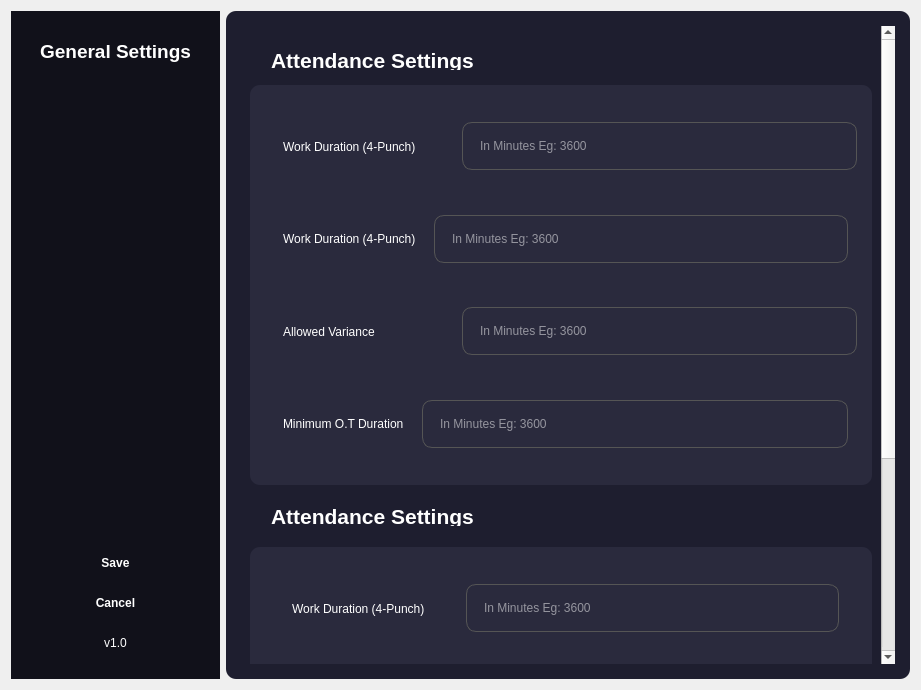
<?xml version="1.0" encoding="UTF-8"?>
<ui version="4.0">
 <class>Dialog</class>
 <widget class="QDialog" name="Dialog">
  <property name="geometry">
   <rect>
    <x>0</x>
    <y>0</y>
    <width>921</width>
    <height>690</height>
   </rect>
  </property>
  <property name="minimumSize">
   <size>
    <width>0</width>
    <height>0</height>
   </size>
  </property>
  <property name="maximumSize">
   <size>
    <width>16777215</width>
    <height>690</height>
   </size>
  </property>
  <property name="windowTitle">
   <string>Device Configuration</string>
  </property>
  <property name="styleSheet">
   <string notr="true">
QLineEdit {
    background-color: #3a3a4f;
    border: 1px solid #555;
    border-radius: 6px;
    padding: 0px;
    color: white;
}

QLineEdit:focus {
    border: 1px solid #4da3ff;
}

QPushButton {
    background-color: #4da3ff;
    border-radius: 6px;
    padding: 8px;
    font-weight: bold;
    color: white;
}

QPushButton:hover {
    background-color: #6db5ff;
}

QPushButton:pressed {
    background-color: #2d7fd3;
}
</string>
  </property>
  <layout class="QHBoxLayout">
   <item>
    <widget class="QFrame" name="sidebar">
     <property name="minimumSize">
      <size>
       <width>0</width>
       <height>0</height>
      </size>
     </property>
     <property name="maximumSize">
      <size>
       <width>210</width>
       <height>16777215</height>
      </size>
     </property>
     <property name="styleSheet">
      <string notr="true">
       background-color: #11111a;
       color: white;
       padding: 10px;
      </string>
     </property>
     <layout class="QVBoxLayout">
      <item>
       <widget class="QLabel" name="app_name">
        <property name="styleSheet">
         <string notr="true">
          font-size: 14pt;
          font-weight: bold;
         </string>
        </property>
        <property name="text">
         <string>General Settings</string>
        </property>
        <property name="alignment">
         <set>Qt::AlignCenter</set>
        </property>
       </widget>
      </item>
      <item>
       <spacer>
        <property name="orientation">
         <enum>Qt::Vertical</enum>
        </property>
        <property name="sizeHint" stdset="0">
         <size>
          <width>0</width>
          <height>0</height>
         </size>
        </property>
       </spacer>
      </item>
      <item>
       <widget class="QPushButton" name="btn_save_2">
        <property name="text">
         <string>Save</string>
        </property>
       </widget>
      </item>
      <item>
       <widget class="QPushButton" name="btn_cancel_2">
        <property name="text">
         <string>Cancel</string>
        </property>
       </widget>
      </item>
      <item>
       <widget class="QLabel" name="label">
        <property name="text">
         <string>v1.0</string>
        </property>
        <property name="alignment">
         <set>Qt::AlignCenter</set>
        </property>
       </widget>
      </item>
     </layout>
    </widget>
   </item>
   <item>
    <widget class="QScrollArea" name="scrollArea">
     <property name="sizePolicy">
      <sizepolicy hsizetype="Expanding" vsizetype="Expanding">
       <horstretch>0</horstretch>
       <verstretch>0</verstretch>
      </sizepolicy>
     </property>
     <property name="minimumSize">
      <size>
       <width>0</width>
       <height>0</height>
      </size>
     </property>
     <property name="styleSheet">
      <string notr="true">
       background-color: #1e1e2f;
       border-radius: 10px;
       padding: 15px;
       color: white;
      </string>
     </property>
     <property name="widgetResizable">
      <bool>true</bool>
     </property>
     <widget class="QWidget" name="scrollAreaWidgetContents">
      <property name="geometry">
       <rect>
        <x>0</x>
        <y>0</y>
        <width>645</width>
        <height>934</height>
       </rect>
      </property>
      <layout class="QVBoxLayout" name="verticalLayout_13">
       <item>
        <layout class="QVBoxLayout" name="verticalLayout" stretch="0,0">
         <property name="spacing">
          <number>0</number>
         </property>
         <item>
          <widget class="QLabel" name="title">
           <property name="maximumSize">
            <size>
             <width>16777215</width>
             <height>50</height>
            </size>
           </property>
           <property name="styleSheet">
            <string notr="true">
          font-size: 16pt;
          font-weight: bold;
         </string>
           </property>
           <property name="text">
            <string>Attendance Settings</string>
           </property>
          </widget>
         </item>
         <item>
          <widget class="QFrame" name="card">
           <property name="sizePolicy">
            <sizepolicy hsizetype="Expanding" vsizetype="Expanding">
             <horstretch>0</horstretch>
             <verstretch>0</verstretch>
            </sizepolicy>
           </property>
           <property name="minimumSize">
            <size>
             <width>0</width>
             <height>400</height>
            </size>
           </property>
           <property name="maximumSize">
            <size>
             <width>16777215</width>
             <height>500</height>
            </size>
           </property>
           <property name="styleSheet">
            <string notr="true">
          background-color: #2a2a3d;
          border-radius: 10px;
          padding: 15px;
         </string>
           </property>
           <layout class="QVBoxLayout" name="verticalLayout_6">
            <property name="spacing">
             <number>0</number>
            </property>
            <property name="leftMargin">
             <number>0</number>
            </property>
            <property name="topMargin">
             <number>0</number>
            </property>
            <property name="rightMargin">
             <number>0</number>
            </property>
            <property name="bottomMargin">
             <number>0</number>
            </property>
            <item>
             <widget class="QWidget" name="widget" native="true">
              <layout class="QVBoxLayout" name="verticalLayout_2">
               <property name="spacing">
                <number>0</number>
               </property>
               <property name="leftMargin">
                <number>0</number>
               </property>
               <property name="topMargin">
                <number>0</number>
               </property>
               <property name="rightMargin">
                <number>0</number>
               </property>
               <property name="bottomMargin">
                <number>0</number>
               </property>
               <item>
                <widget class="QWidget" name="widget_2" native="true">
                 <layout class="QHBoxLayout" name="horizontalLayout" stretch="1,2">
                  <property name="spacing">
                   <number>0</number>
                  </property>
                  <property name="leftMargin">
                   <number>0</number>
                  </property>
                  <property name="topMargin">
                   <number>0</number>
                  </property>
                  <property name="rightMargin">
                   <number>0</number>
                  </property>
                  <property name="bottomMargin">
                   <number>0</number>
                  </property>
                  <item>
                   <widget class="QLabel" name="label_7">
                    <property name="maximumSize">
                     <size>
                      <width>200</width>
                      <height>16777215</height>
                     </size>
                    </property>
                    <property name="text">
                     <string>Work Duration (4-Punch)</string>
                    </property>
                    <property name="alignment">
                     <set>Qt::AlignLeading|Qt::AlignLeft|Qt::AlignVCenter</set>
                    </property>
                   </widget>
                  </item>
                  <item>
                   <widget class="QLineEdit" name="lineEdit">
                    <property name="enabled">
                     <bool>true</bool>
                    </property>
                    <property name="sizePolicy">
                     <sizepolicy hsizetype="Expanding" vsizetype="Fixed">
                      <horstretch>0</horstretch>
                      <verstretch>0</verstretch>
                     </sizepolicy>
                    </property>
                    <property name="minimumSize">
                     <size>
                      <width>100</width>
                      <height>0</height>
                     </size>
                    </property>
                    <property name="maximumSize">
                     <size>
                      <width>500</width>
                      <height>16777215</height>
                     </size>
                    </property>
                    <property name="mouseTracking">
                     <bool>false</bool>
                    </property>
                    <property name="tabletTracking">
                     <bool>false</bool>
                    </property>
                    <property name="statusTip">
                     <string notr="true"/>
                    </property>
                    <property name="whatsThis">
                     <string notr="true"/>
                    </property>
                    <property name="layoutDirection">
                     <enum>Qt::LeftToRight</enum>
                    </property>
                    <property name="placeholderText">
                     <string>In Minutes Eg: 3600</string>
                    </property>
                   </widget>
                  </item>
                 </layout>
                </widget>
               </item>
              </layout>
             </widget>
            </item>
            <item>
             <widget class="QWidget" name="widget_3" native="true">
              <layout class="QVBoxLayout" name="verticalLayout_3" stretch="0">
               <property name="leftMargin">
                <number>0</number>
               </property>
               <property name="topMargin">
                <number>0</number>
               </property>
               <property name="bottomMargin">
                <number>0</number>
               </property>
               <item>
                <widget class="QWidget" name="widget_4" native="true">
                 <layout class="QHBoxLayout" name="horizontalLayout_2" stretch="1,5">
                  <property name="spacing">
                   <number>0</number>
                  </property>
                  <property name="leftMargin">
                   <number>0</number>
                  </property>
                  <property name="topMargin">
                   <number>0</number>
                  </property>
                  <property name="rightMargin">
                   <number>0</number>
                  </property>
                  <property name="bottomMargin">
                   <number>0</number>
                  </property>
                  <item>
                   <widget class="QLabel" name="label_8">
                    <property name="maximumSize">
                     <size>
                      <width>200</width>
                      <height>16777215</height>
                     </size>
                    </property>
                    <property name="text">
                     <string>Work Duration (4-Punch)</string>
                    </property>
                    <property name="alignment">
                     <set>Qt::AlignLeading|Qt::AlignLeft|Qt::AlignVCenter</set>
                    </property>
                   </widget>
                  </item>
                  <item>
                   <widget class="QLineEdit" name="lineEdit_2">
                    <property name="enabled">
                     <bool>true</bool>
                    </property>
                    <property name="sizePolicy">
                     <sizepolicy hsizetype="Expanding" vsizetype="Fixed">
                      <horstretch>0</horstretch>
                      <verstretch>0</verstretch>
                     </sizepolicy>
                    </property>
                    <property name="minimumSize">
                     <size>
                      <width>100</width>
                      <height>0</height>
                     </size>
                    </property>
                    <property name="maximumSize">
                     <size>
                      <width>500</width>
                      <height>16777215</height>
                     </size>
                    </property>
                    <property name="mouseTracking">
                     <bool>false</bool>
                    </property>
                    <property name="tabletTracking">
                     <bool>false</bool>
                    </property>
                    <property name="statusTip">
                     <string notr="true"/>
                    </property>
                    <property name="whatsThis">
                     <string notr="true"/>
                    </property>
                    <property name="layoutDirection">
                     <enum>Qt::LeftToRight</enum>
                    </property>
                    <property name="placeholderText">
                     <string>In Minutes Eg: 3600</string>
                    </property>
                   </widget>
                  </item>
                 </layout>
                </widget>
               </item>
              </layout>
             </widget>
            </item>
            <item>
             <widget class="QWidget" name="widget_5" native="true">
              <layout class="QVBoxLayout" name="verticalLayout_4">
               <property name="spacing">
                <number>0</number>
               </property>
               <property name="leftMargin">
                <number>0</number>
               </property>
               <property name="topMargin">
                <number>0</number>
               </property>
               <property name="rightMargin">
                <number>0</number>
               </property>
               <property name="bottomMargin">
                <number>0</number>
               </property>
               <item>
                <widget class="QWidget" name="widget_6" native="true">
                 <layout class="QHBoxLayout" name="horizontalLayout_3" stretch="1,2">
                  <property name="spacing">
                   <number>0</number>
                  </property>
                  <property name="leftMargin">
                   <number>0</number>
                  </property>
                  <property name="topMargin">
                   <number>0</number>
                  </property>
                  <property name="rightMargin">
                   <number>0</number>
                  </property>
                  <property name="bottomMargin">
                   <number>0</number>
                  </property>
                  <item>
                   <widget class="QLabel" name="label_9">
                    <property name="maximumSize">
                     <size>
                      <width>200</width>
                      <height>16777215</height>
                     </size>
                    </property>
                    <property name="text">
                     <string>Allowed Variance            </string>
                    </property>
                    <property name="alignment">
                     <set>Qt::AlignLeading|Qt::AlignLeft|Qt::AlignVCenter</set>
                    </property>
                   </widget>
                  </item>
                  <item>
                   <widget class="QLineEdit" name="lineEdit_3">
                    <property name="enabled">
                     <bool>true</bool>
                    </property>
                    <property name="sizePolicy">
                     <sizepolicy hsizetype="Expanding" vsizetype="Fixed">
                      <horstretch>0</horstretch>
                      <verstretch>0</verstretch>
                     </sizepolicy>
                    </property>
                    <property name="minimumSize">
                     <size>
                      <width>100</width>
                      <height>0</height>
                     </size>
                    </property>
                    <property name="maximumSize">
                     <size>
                      <width>500</width>
                      <height>16777215</height>
                     </size>
                    </property>
                    <property name="mouseTracking">
                     <bool>false</bool>
                    </property>
                    <property name="tabletTracking">
                     <bool>false</bool>
                    </property>
                    <property name="statusTip">
                     <string notr="true"/>
                    </property>
                    <property name="whatsThis">
                     <string notr="true"/>
                    </property>
                    <property name="layoutDirection">
                     <enum>Qt::LeftToRight</enum>
                    </property>
                    <property name="placeholderText">
                     <string>In Minutes Eg: 3600</string>
                    </property>
                   </widget>
                  </item>
                 </layout>
                </widget>
               </item>
              </layout>
             </widget>
            </item>
            <item>
             <widget class="QWidget" name="widget_7" native="true">
              <layout class="QVBoxLayout" name="verticalLayout_5" stretch="0">
               <property name="leftMargin">
                <number>0</number>
               </property>
               <property name="topMargin">
                <number>0</number>
               </property>
               <property name="bottomMargin">
                <number>0</number>
               </property>
               <item>
                <widget class="QWidget" name="widget_8" native="true">
                 <layout class="QHBoxLayout" name="horizontalLayout_4">
                  <property name="spacing">
                   <number>0</number>
                  </property>
                  <property name="leftMargin">
                   <number>0</number>
                  </property>
                  <property name="topMargin">
                   <number>0</number>
                  </property>
                  <property name="rightMargin">
                   <number>0</number>
                  </property>
                  <property name="bottomMargin">
                   <number>0</number>
                  </property>
                  <item>
                   <widget class="QLabel" name="label_10">
                    <property name="maximumSize">
                     <size>
                      <width>200</width>
                      <height>16777215</height>
                     </size>
                    </property>
                    <property name="text">
                     <string>Minimum O.T Duration</string>
                    </property>
                    <property name="alignment">
                     <set>Qt::AlignLeading|Qt::AlignLeft|Qt::AlignVCenter</set>
                    </property>
                   </widget>
                  </item>
                  <item>
                   <widget class="QLineEdit" name="lineEdit_4">
                    <property name="enabled">
                     <bool>true</bool>
                    </property>
                    <property name="sizePolicy">
                     <sizepolicy hsizetype="Expanding" vsizetype="Fixed">
                      <horstretch>0</horstretch>
                      <verstretch>0</verstretch>
                     </sizepolicy>
                    </property>
                    <property name="minimumSize">
                     <size>
                      <width>100</width>
                      <height>0</height>
                     </size>
                    </property>
                    <property name="maximumSize">
                     <size>
                      <width>500</width>
                      <height>16777215</height>
                     </size>
                    </property>
                    <property name="mouseTracking">
                     <bool>false</bool>
                    </property>
                    <property name="tabletTracking">
                     <bool>false</bool>
                    </property>
                    <property name="statusTip">
                     <string notr="true"/>
                    </property>
                    <property name="whatsThis">
                     <string notr="true"/>
                    </property>
                    <property name="layoutDirection">
                     <enum>Qt::LeftToRight</enum>
                    </property>
                    <property name="placeholderText">
                     <string>In Minutes Eg: 3600</string>
                    </property>
                   </widget>
                  </item>
                 </layout>
                </widget>
               </item>
              </layout>
             </widget>
            </item>
           </layout>
          </widget>
         </item>
        </layout>
       </item>
       <item>
        <layout class="QVBoxLayout" name="verticalLayout_12">
         <item>
          <widget class="QLabel" name="title_2">
           <property name="maximumSize">
            <size>
             <width>16777215</width>
             <height>50</height>
            </size>
           </property>
           <property name="styleSheet">
            <string notr="true">
          font-size: 16pt;
          font-weight: bold;
         </string>
           </property>
           <property name="text">
            <string>Attendance Settings</string>
           </property>
          </widget>
         </item>
         <item>
          <widget class="QFrame" name="card_2">
           <property name="sizePolicy">
            <sizepolicy hsizetype="Expanding" vsizetype="Expanding">
             <horstretch>0</horstretch>
             <verstretch>0</verstretch>
            </sizepolicy>
           </property>
           <property name="minimumSize">
            <size>
             <width>0</width>
             <height>400</height>
            </size>
           </property>
           <property name="maximumSize">
            <size>
             <width>16777215</width>
             <height>500</height>
            </size>
           </property>
           <property name="styleSheet">
            <string notr="true">
          background-color: #2a2a3d;
          border-radius: 10px;
          padding: 15px;
         </string>
           </property>
           <layout class="QVBoxLayout" name="verticalLayout_7">
            <property name="spacing">
             <number>0</number>
            </property>
            <property name="leftMargin">
             <number>0</number>
            </property>
            <property name="topMargin">
             <number>0</number>
            </property>
            <property name="rightMargin">
             <number>0</number>
            </property>
            <property name="bottomMargin">
             <number>0</number>
            </property>
            <item>
             <widget class="QWidget" name="widget_9" native="true">
              <layout class="QVBoxLayout" name="verticalLayout_8">
               <item>
                <widget class="QWidget" name="widget_10" native="true">
                 <layout class="QHBoxLayout" name="horizontalLayout_5" stretch="1,2">
                  <property name="leftMargin">
                   <number>0</number>
                  </property>
                  <property name="topMargin">
                   <number>0</number>
                  </property>
                  <property name="bottomMargin">
                   <number>0</number>
                  </property>
                  <item>
                   <widget class="QLabel" name="label_11">
                    <property name="maximumSize">
                     <size>
                      <width>200</width>
                      <height>16777215</height>
                     </size>
                    </property>
                    <property name="text">
                     <string>Work Duration (4-Punch)</string>
                    </property>
                    <property name="alignment">
                     <set>Qt::AlignLeading|Qt::AlignLeft|Qt::AlignVCenter</set>
                    </property>
                   </widget>
                  </item>
                  <item>
                   <widget class="QLineEdit" name="lineEdit_5">
                    <property name="sizePolicy">
                     <sizepolicy hsizetype="Expanding" vsizetype="Fixed">
                      <horstretch>0</horstretch>
                      <verstretch>0</verstretch>
                     </sizepolicy>
                    </property>
                    <property name="maximumSize">
                     <size>
                      <width>500</width>
                      <height>16777215</height>
                     </size>
                    </property>
                    <property name="mouseTracking">
                     <bool>false</bool>
                    </property>
                    <property name="tabletTracking">
                     <bool>false</bool>
                    </property>
                    <property name="placeholderText">
                     <string>In Minutes Eg: 3600</string>
                    </property>
                   </widget>
                  </item>
                 </layout>
                </widget>
               </item>
              </layout>
             </widget>
            </item>
            <item>
             <widget class="QWidget" name="widget_11" native="true">
              <layout class="QVBoxLayout" name="verticalLayout_9" stretch="0">
               <property name="leftMargin">
                <number>0</number>
               </property>
               <property name="topMargin">
                <number>0</number>
               </property>
               <property name="bottomMargin">
                <number>0</number>
               </property>
               <item>
                <widget class="QWidget" name="widget_12" native="true">
                 <layout class="QHBoxLayout" name="horizontalLayout_6" stretch="1,5">
                  <property name="spacing">
                   <number>0</number>
                  </property>
                  <property name="leftMargin">
                   <number>0</number>
                  </property>
                  <property name="topMargin">
                   <number>0</number>
                  </property>
                  <property name="rightMargin">
                   <number>0</number>
                  </property>
                  <property name="bottomMargin">
                   <number>0</number>
                  </property>
                  <item>
                   <widget class="QLabel" name="label_12">
                    <property name="maximumSize">
                     <size>
                      <width>200</width>
                      <height>16777215</height>
                     </size>
                    </property>
                    <property name="text">
                     <string>Work Duration (4-Punch)</string>
                    </property>
                    <property name="alignment">
                     <set>Qt::AlignLeading|Qt::AlignLeft|Qt::AlignVCenter</set>
                    </property>
                   </widget>
                  </item>
                  <item>
                   <widget class="QLineEdit" name="lineEdit_6">
                    <property name="sizePolicy">
                     <sizepolicy hsizetype="Expanding" vsizetype="Fixed">
                      <horstretch>0</horstretch>
                      <verstretch>0</verstretch>
                     </sizepolicy>
                    </property>
                    <property name="maximumSize">
                     <size>
                      <width>500</width>
                      <height>16777215</height>
                     </size>
                    </property>
                    <property name="mouseTracking">
                     <bool>false</bool>
                    </property>
                    <property name="tabletTracking">
                     <bool>false</bool>
                    </property>
                    <property name="placeholderText">
                     <string>In Minutes Eg: 3600</string>
                    </property>
                   </widget>
                  </item>
                 </layout>
                </widget>
               </item>
              </layout>
             </widget>
            </item>
            <item>
             <widget class="QWidget" name="widget_13" native="true">
              <layout class="QVBoxLayout" name="verticalLayout_10">
               <property name="spacing">
                <number>0</number>
               </property>
               <property name="leftMargin">
                <number>0</number>
               </property>
               <property name="topMargin">
                <number>0</number>
               </property>
               <property name="rightMargin">
                <number>0</number>
               </property>
               <property name="bottomMargin">
                <number>0</number>
               </property>
               <item>
                <widget class="QWidget" name="widget_14" native="true">
                 <layout class="QHBoxLayout" name="horizontalLayout_7" stretch="1,2">
                  <property name="leftMargin">
                   <number>0</number>
                  </property>
                  <property name="topMargin">
                   <number>0</number>
                  </property>
                  <property name="bottomMargin">
                   <number>0</number>
                  </property>
                  <item>
                   <widget class="QLabel" name="label_13">
                    <property name="maximumSize">
                     <size>
                      <width>200</width>
                      <height>16777215</height>
                     </size>
                    </property>
                    <property name="text">
                     <string>Allowed Variance            </string>
                    </property>
                    <property name="alignment">
                     <set>Qt::AlignLeading|Qt::AlignLeft|Qt::AlignVCenter</set>
                    </property>
                   </widget>
                  </item>
                  <item>
                   <widget class="QLineEdit" name="lineEdit_7">
                    <property name="sizePolicy">
                     <sizepolicy hsizetype="Expanding" vsizetype="Fixed">
                      <horstretch>0</horstretch>
                      <verstretch>0</verstretch>
                     </sizepolicy>
                    </property>
                    <property name="maximumSize">
                     <size>
                      <width>500</width>
                      <height>16777215</height>
                     </size>
                    </property>
                    <property name="mouseTracking">
                     <bool>false</bool>
                    </property>
                    <property name="tabletTracking">
                     <bool>false</bool>
                    </property>
                    <property name="placeholderText">
                     <string>In Minutes Eg: 3600</string>
                    </property>
                   </widget>
                  </item>
                 </layout>
                </widget>
               </item>
              </layout>
             </widget>
            </item>
            <item>
             <widget class="QWidget" name="widget_15" native="true">
              <layout class="QVBoxLayout" name="verticalLayout_11" stretch="0">
               <property name="leftMargin">
                <number>0</number>
               </property>
               <property name="topMargin">
                <number>0</number>
               </property>
               <property name="bottomMargin">
                <number>0</number>
               </property>
               <item>
                <widget class="QWidget" name="widget_16" native="true">
                 <layout class="QHBoxLayout" name="horizontalLayout_8">
                  <property name="spacing">
                   <number>0</number>
                  </property>
                  <property name="leftMargin">
                   <number>0</number>
                  </property>
                  <property name="topMargin">
                   <number>0</number>
                  </property>
                  <property name="rightMargin">
                   <number>0</number>
                  </property>
                  <property name="bottomMargin">
                   <number>0</number>
                  </property>
                  <item>
                   <widget class="QLabel" name="label_14">
                    <property name="maximumSize">
                     <size>
                      <width>200</width>
                      <height>16777215</height>
                     </size>
                    </property>
                    <property name="text">
                     <string>Minimum O.T Duration</string>
                    </property>
                    <property name="alignment">
                     <set>Qt::AlignLeading|Qt::AlignLeft|Qt::AlignVCenter</set>
                    </property>
                   </widget>
                  </item>
                  <item>
                   <widget class="QLineEdit" name="lineEdit_8">
                    <property name="sizePolicy">
                     <sizepolicy hsizetype="Expanding" vsizetype="Fixed">
                      <horstretch>0</horstretch>
                      <verstretch>0</verstretch>
                     </sizepolicy>
                    </property>
                    <property name="maximumSize">
                     <size>
                      <width>500</width>
                      <height>16777215</height>
                     </size>
                    </property>
                    <property name="mouseTracking">
                     <bool>false</bool>
                    </property>
                    <property name="tabletTracking">
                     <bool>false</bool>
                    </property>
                    <property name="placeholderText">
                     <string>In Minutes Eg: 3600</string>
                    </property>
                   </widget>
                  </item>
                 </layout>
                </widget>
               </item>
              </layout>
             </widget>
            </item>
           </layout>
          </widget>
         </item>
        </layout>
       </item>
      </layout>
     </widget>
    </widget>
   </item>
  </layout>
 </widget>
 <resources/>
 <connections/>
</ui>
